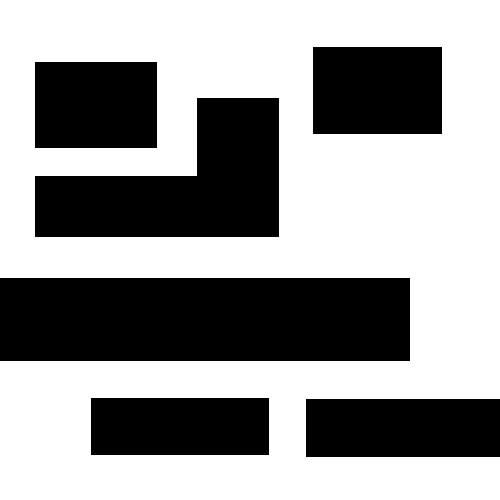
%> input picture RRTs/RRT_reference/map2.bmp, 500 x 500 px
$ octave biDirectionalRRT.m   (GNU Octave 9; MATLAB toolbox functions it lacks are replaced by stand-ins)
%> lines starting %> are read from the running program, lines starting %| are printed output that depends on the picture; in (x1, y1, x2, y2) boxes, pixels count from 0 and x2, y2 are one past the last pixel; in counts of white or black regions, pixels touching at a corner belong together; the program's own positions count from 1
% https://www.cnblogs.com/21207-iHome/p/7210543.html
% http://rkala.in/codes/RRT.zip
% 该方法是概率完备且不最优的
% 两颗生长树，分别从起点和终点生长，最后生长的点互为目标点
%% preset
% close all;
figure(1);
clf;
clear;
clc;
map = imbinarize(imread('RRT_reference\map2.bmp'));
%> map: size 500x500 logical; 60.6% white; 6 black regions, box (x1, y1, x2, y2) and area: (0, 278, 410, 361) 34030, (35, 98, 279, 237) 21280, (306, 399, 500, 457) 11252, (313, 47, 442, 134) 11223, (35, 62, 157, 148) 10492, (91, 398, 269, 455) 10146
source = [10, 10];
goal = [490, 490];
stepLen = 20;
threshold = 20;
maxFailCnt = 10000;
display = true;
RRTreeSource = double([source, -1]);
RRTreeGoal = double([goal, -1]);
pathFound = [];%中间连接点
pathPoint = [];%最终路径
tree1ExpansionFail = false; % sets to true if expansion after set number of attempts fails
tree2ExpansionFail = false; % sets to true if expansion after set number of attempts fails
if (display)
    imshow(map);
    rectangle('position',[1 1 size(map)-1],'edgecolor','k');
    hold on;
    plot(source(1), source(2), 'b*');
    plot(goal(1), goal(2), 'r*');
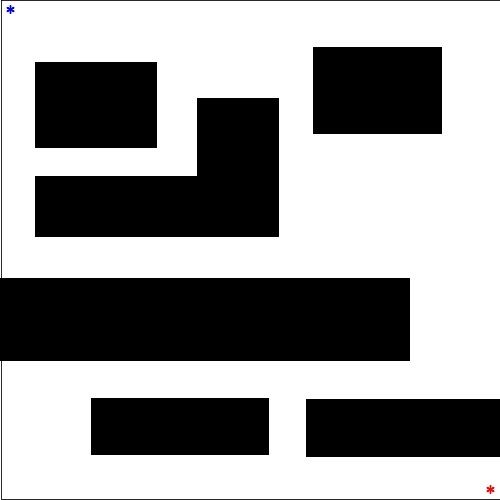
%> figure redrawn from the program's plot data
end

%% mainProg
tic;
% 两侧都找不到点就结束
while (~tree1ExpansionFail || ~tree2ExpansionFail)
    % 树1生长
    if (~tree1ExpansionFail)
        [RRTreeSource, pathFound, tree1ExpansionFail] = rrtExtend(RRTreeSource, RRTreeGoal, goal, stepLen, maxFailCnt, threshold, map);
%> after the loop in checkPath, `for r=0: 0.5: sqrt(sum((n - newPos).^2))`: feasible = true
%> RRTreeSource = [10 10 -1; 19 28 1]; pathFound = []; tree1ExpansionFail = false
        if (~tree1ExpansionFail && isempty(pathFound) && display)
            line([RRTreeSource(end,2);RRTreeSource(RRTreeSource(end,3),2)],[RRTreeSource(end,1);RRTreeSource(RRTreeSource(end,3),1)],'color','b');
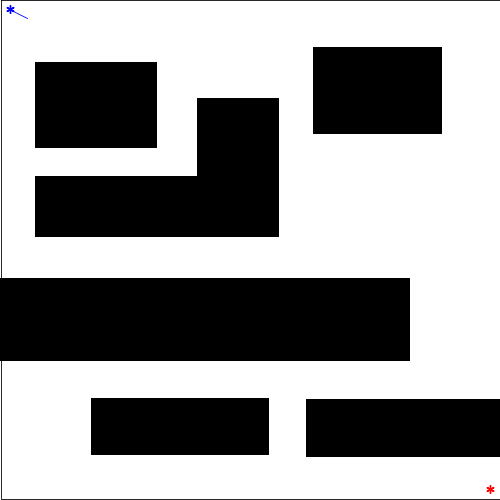
%> figure redrawn from the program's plot data
        end
    end
    if (~isempty(pathFound))
        break;
    end
    % 树2生长
    if (~tree2ExpansionFail)
        [RRTreeGoal, pathFound, tree2ExpansionFail] = rrtExtend(RRTreeGoal, RRTreeSource, source, stepLen, maxFailCnt, threshold, map);
%> RRTreeGoal = [490 490 -1; 470 486 1]; tree2ExpansionFail = false
        if (~isempty(pathFound))
            pathFound(3 : 4) = pathFound(4 : -1 : 3);%确保pathFound（3）指向1，pathFound（4）指向4
            break;
        end
        if (~tree1ExpansionFail  && display)
            line([RRTreeGoal(end,2);RRTreeGoal(RRTreeGoal(end,3),2)],[RRTreeGoal(end,1);RRTreeGoal(RRTreeGoal(end,3),1)],'color','r');
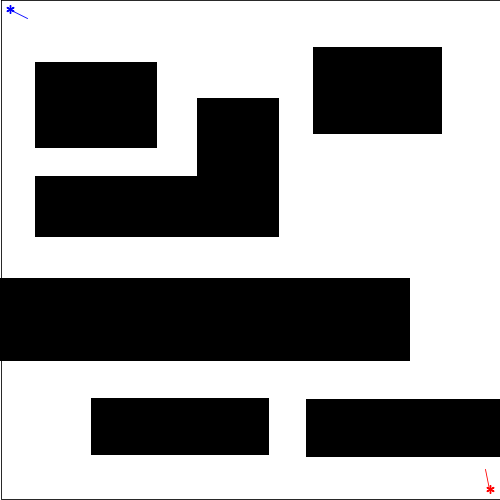
%> figure redrawn from the program's plot data
        end
    end
end
if (~isempty(pathFound))
    % 画中间连接线
    line([pathFound(2), RRTreeSource(pathFound(3), 2)], [pathFound(1), RRTreeSource(pathFound(3), 1)], 'color', 'g');
    line([pathFound(2), RRTreeGoal(pathFound(4), 2)], [pathFound(1), RRTreeGoal(pathFound(4), 1)], 'color', 'g');
    pathLen = 0;
    nextCur = pathFound(3);
    lastPoint = RRTreeSource(nextCur, 1:2);
    % 从尾到头连接路径，起点是连接点
    while (nextCur ~= -1)
        currentPoint = RRTreeSource(nextCur, 1:2);
        pathLen = pathLen + distanceCost(lastPoint, currentPoint);
        pathPoint = [currentPoint; pathPoint];
        nextCur = RRTreeSource(nextCur, 3);
    end
%> this loop made 29 passes
    % 添加连接点
    pathPoint = [pathPoint; pathFound(1), pathFound(2)];
    nextCur = pathFound(4);
    lastPoint = RRTreeGoal(nextCur, 1:2);
    % 从头到尾连接路径，起点是连接点
    while (nextCur ~= -1)
        currentPoint = RRTreeGoal(nextCur, 1:2);
        pathLen = pathLen + distanceCost(lastPoint, currentPoint);
        pathPoint = [pathPoint; currentPoint];
        nextCur = RRTreeGoal(nextCur, 3);
    end
%> this loop made 30 passes
    fprintf("找到路径\n长度%f像素点\n共%d个点\n", pathLen, size(pathPoint, 1));
%| 找到路径
%| 长度11310.668465像素点
%| 共60个点
    if (display)
        for i = 1: size(pathPoint, 1) - 1
            line([pathPoint(i, 2), pathPoint(i + 1, 2)], [pathPoint(i, 1), pathPoint(i + 1, 1)], 'Color', 'c', 'LineWidth', 2);
        end
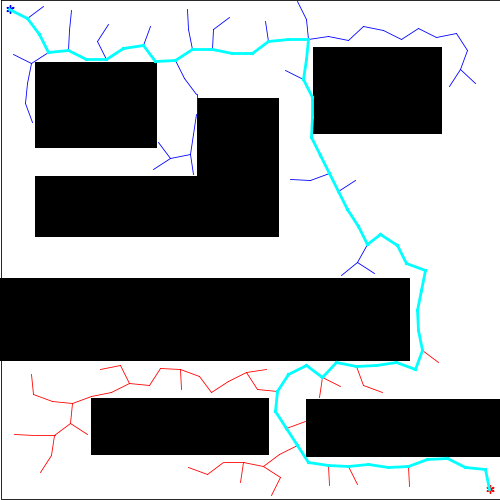
%> figure redrawn from the program's plot data
    end
else
    fprintf("未找到路径");
end

t = toc;
fprintf("耗时%f秒\nDone\n", t);
%% subFunctions
% 检查点是不是在图像范围内且不在障碍物上
function feasible = checkPoint(point, map)
feasible = false;
if (point(1) > 0 && point(1) < size(map, 1) && point(2) > 0 && ...
        point(2) < size(map, 2) && map(point(1), point(2)) == 1)
    feasible = true;
end
end

% 计算点欧式距离
function h = distanceCost(a,b)
h = sqrt(sum((a - b).^2, 2));
end

% 检测新点形成的路径是否合法
function feasible = checkPath(n,newPos,map)
feasible = true;
dir=atan2(newPos(1) - n(1), newPos(2) - n(2));
if (~checkPoint(newPos, map))
    feasible = false;
    return;
end
for r=0: 0.5: sqrt(sum((n - newPos).^2))
    posCheck = n + r .* [sin(dir), cos(dir)];
    if (~(checkPoint(ceil(posCheck), map) && checkPoint(floor(posCheck), map) && ...
            checkPoint([ceil(posCheck(1)), floor(posCheck(2))],map) && ...
            checkPoint([floor(posCheck(1)), ceil(posCheck(2))],map)))
        feasible = false;
        return;
    end
end
end

% 将树扩展函数封装起来
function [RRTree1,pathFound,extendFail] = rrtExtend(RRTree1,RRTree2,goal,stepsize,maxFailCnt,threshold,map)
pathFound=[];
failedAttempts=0;
extendFail = true;
while (failedAttempts <= maxFailCnt)
    if (rand < 0.5)
        sample = rand(1,2) .* size(map);
    else
        sample = goal;
    end
    % 找最近点
    [~, I] = min( distanceCost(RRTree1(:,1:2),sample) ,[],1);
    closestNode = RRTree1(I(1),:);
    % 生成新点
    theta = atan2((sample(1)-closestNode(1)),(sample(2)-closestNode(2)));
    newPoint = double(int32(closestNode(1:2) + stepsize * [sin(theta), cos(theta)]));
    % 新点是否符合要求
    if (~checkPath(closestNode(1:2), newPoint, map))
        failedAttempts = failedAttempts + 1;
        continue;
    end
    % 另一棵树中最近点
    [A, I2] = min(distanceCost(RRTree2(:, 1:2),newPoint), [], 1); % find closest in the second tree
    % 新点与另一棵树最近点也在阈值内
    if (A < threshold)
        % 一个下标指向tree1， 另一个指向tree2
        pathFound = [newPoint I(1) I2(1)];
        extendFail=false;
        break;
    end
    A = min(distanceCost(RRTree1(:, 1:2),newPoint), [], 1); % check if new node is not already pre-existing in the tree
    if (A < threshold)
        failedAttempts = failedAttempts + 1;
        continue;
    end
    RRTree1 = [RRTree1;newPoint I(1)];
    extendFail = false;
    % 找到一个就可以停止
    break;
end
end
